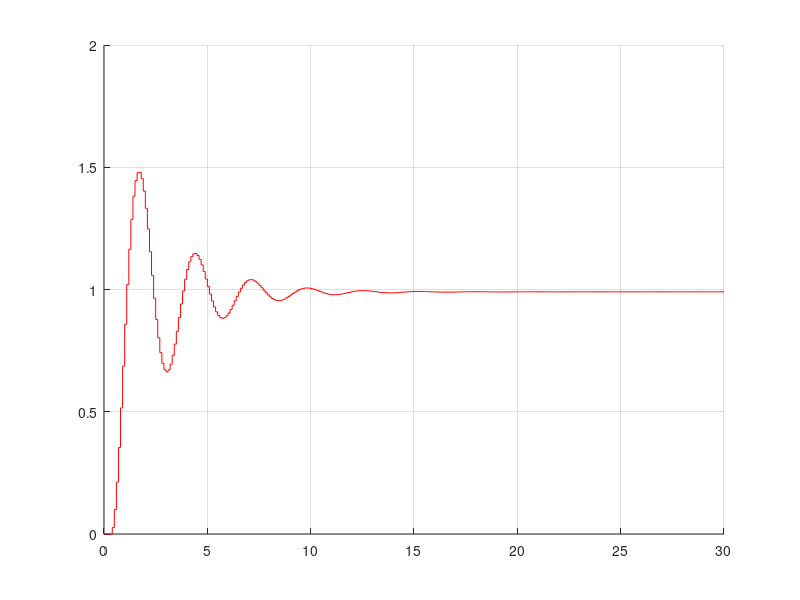
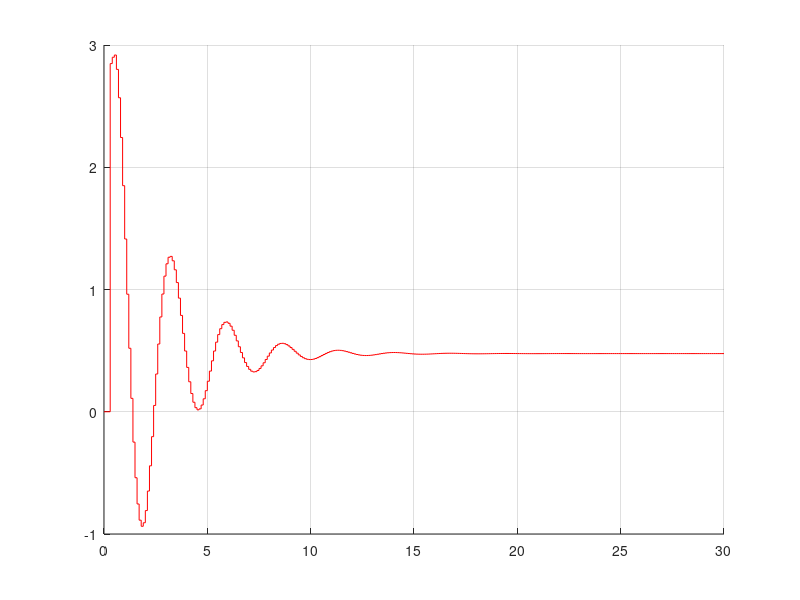

Write the MATLAB code that produced these figures, in order.
%% Processo em tempo contínuo e interavalo de amostragem

Hs = tf(2, conv([1,1],[1,1]));
dt = 0.1;

%% Controlador em tempo contínuo

Kp=2.8;
Ki=1;
Kd=0.42;

s = tf('s');
z = tf('z', dt);

Cs = Kp + Ki/s + (Kd*s / (Kd/20*s + 1));

%% Discretização - Aproximação forward e backward

sf = (z-1)/dt;
sb = (z-1)/z*dt;

Cz = Kp + Ki/sf + (Kd*sb / (Kd/20*sb + 1))

%% Discretização segurador de ordem 0

Hz = c2d(Hs, dt);

%% Equação a diferenças

t = 0:dt:30;

w = ones(size(t));

e = [0,0,0];
u = [0,0,0];
y = [0,0,0];

timeSize = size(t);
N = timeSize(1,2) - 1;

for k=3:1:N
    e(k+1) = w(k) - y(k);
    u(k+1) = u(k) - 0.002*u(k-1) + 2.848*e(k+1) - 2.796*e(k) + 0.0476*e(k-1);
    y(k+1) = 1.81*y(k) - 0.8187*y(k-1) + 0.009358*u(k) + 0.008754*u(k-1);
end

%% Saída - Eq. a diferenças

figure(3)
hold on;
stairs(t,y,'r');
grid on;
hold off;

%% Sinal de controle - Eq. a diferenças

figure(5)
hold on;
stairs(t,u,'r')
hold off;
grid on;






